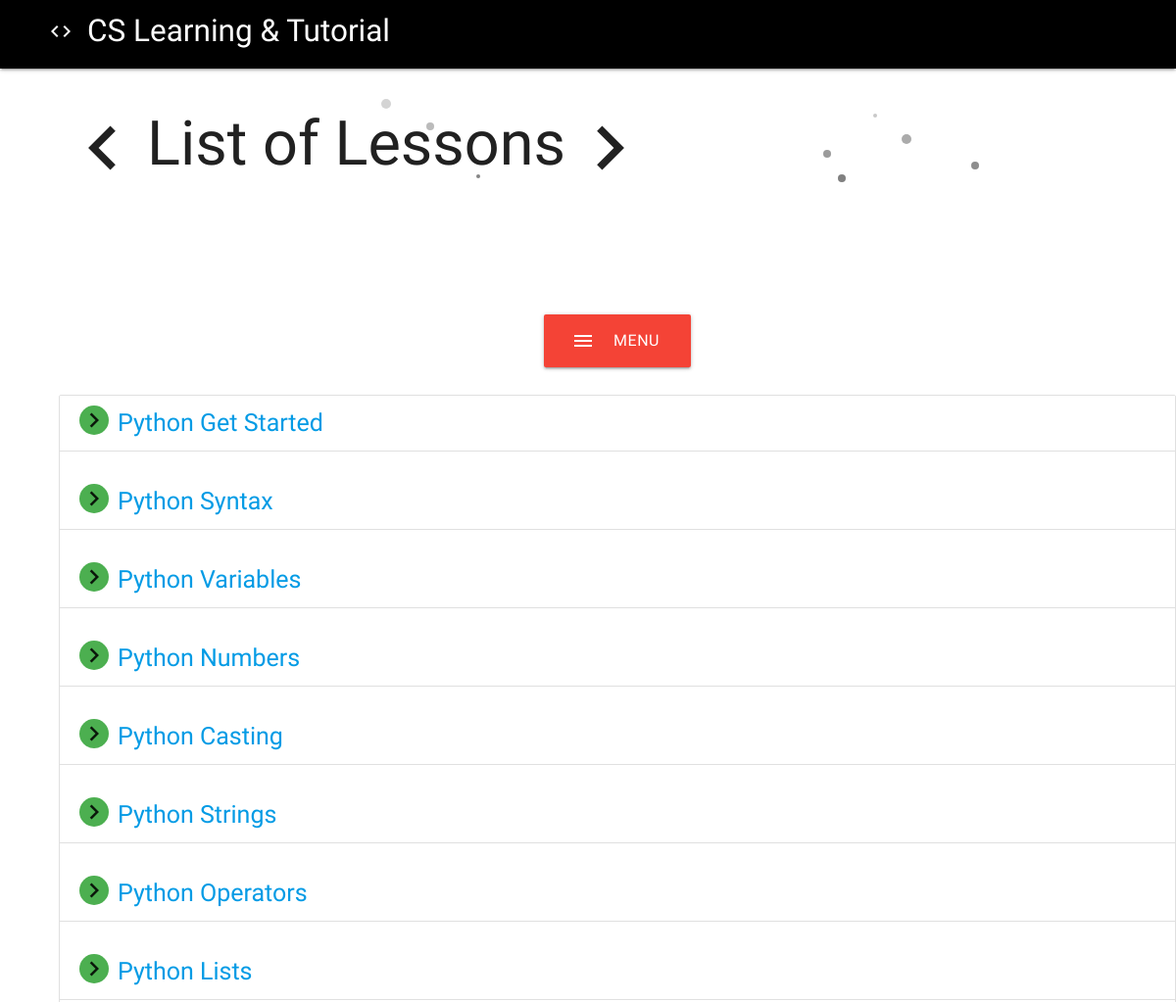
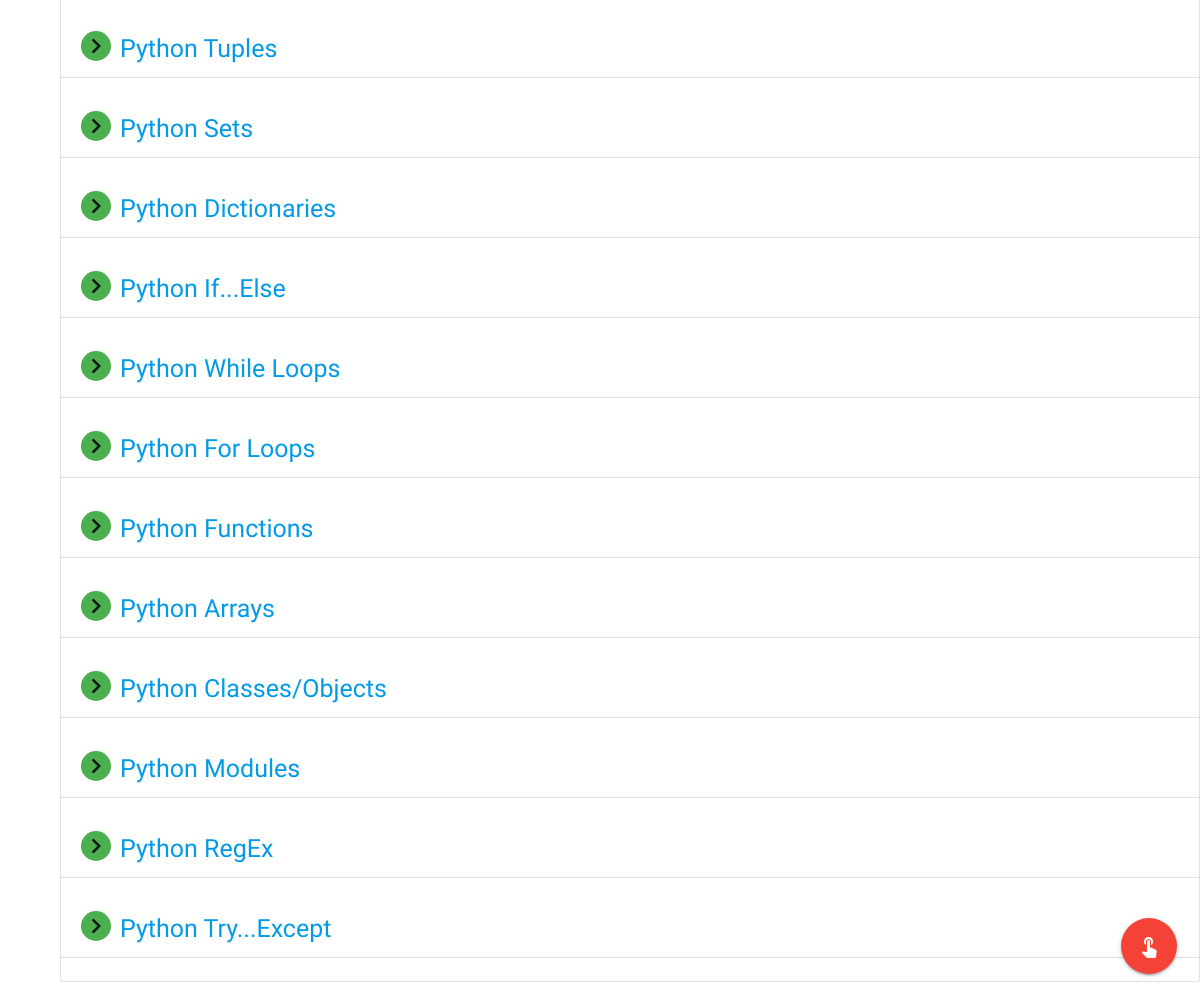
/tutorials/1/, run on the app's committed database (2 pictures, top to bottom).
### learnCS/models.py (models this page shows)
class Lesson(models.Model):
    title = models.CharField(max_length=256)
    content = models.TextField()
    course = models.ForeignKey(Course,related_name='lessons',on_delete = models.CASCADE)

### learnCS/views.py (the view)
# urls.py: path(r'tutorials/<int:course_id>/',views.index, name='index'),
def index(request,course_id):
    courses = Course.objects.all()
    course = Course.objects.get(pk=course_id)
    lessons = Lesson.objects.filter(course_id=course_id)
    data_dictionary = {'lessons':lessons,'courses':courses}
    return render(request,'learncs/user/index.html',data_dictionary)

### learnCS/templates/learncs/user/index.html (shortened to what this page needs)
{% load static %}
<!DOCTYPE html>
<html>
<head>
    <link rel="stylesheet" href="{% static 'css/style.css' %}">
    <link rel="stylesheet" href="{% static 'css/materialize.min.css' %}">
</head>
<body>
    <div class="header navbar-fixed">
        <nav class="nav-wraper black" role="navigation">
            <div class="nav-wrapper">
                <a id="logo-container" href="{% url 'homepage' %}" class="brand-logo logo"><i class="material-icons">code</i> CS Learning & Tutorial</a>
            </div>
        </nav>
    </div>
    <div id="wrapper-general" style="margin-left: 30px;">
            <h1 class="bubbles" id="taitaru"><i class="large material-icons" style="vertical-align:middle;">chevron_left</i>List of Lessons<i class="large material-icons" style="vertical-align: middle;">chevron_right</i></h1>
        <br>
     <div id="wrapper">
        <div class="row">
            <div class="container">
                <a href="#" data-target="slide-out" class="waves-effect waves-light btn-large sidenav-trigger red" ><i id="redbutton" class="material-icons left">menu</i>Menu out the <br></a>
            </div>
        </div>
    </div>
        <ul class="collection">
            {% for lesson in lessons %}
            <li class="collection-item"><i class="small material-icons circle green">chevron_right</i><a href="{% url 'detail' lesson.id %}" id="lesstitle">{{ lesson.title }}</a></li>
            <br>
            {% endfor %}
        </ul>
    </div>
    <div class="fixed-action-btn">
        <a class="btn-floating btn-large red">
          <i class="large material-icons">touch_app</i>
        </a>
    </div>
</body>
</html>

### learnCS/static/css/style.css (style rules this page uses)
body { overflow-x: hidden; }
#wrapper-general { padding-left: 30px; padding-top: 0px; margin-left: 30px; }
#wrapper-general a { font-size: 25px; }
a#lesstitle { margin-left: 9px; vertical-align: 4px; }
nav { margin: auto; color: white; font-size: 40px; float: right; }
a.brand-logo { color: white; font-display: middle; margin-left: 20px; }
a { color: black; }
#wrapper { display: -webkit-box; display: -ms-flexbox; display: flex; }
body { font-family: 'Exo 2', sans-serif; }
.sidenav-trigger { color: white; margin-top: 100px; }
nav .logo { margin-left: 50px; }
.nav-wraper.black { height: 70px; }
#wrapper a { font-size: 16px; }
.bubbles { display: inline-block; position: relative; text-align: center; }

### data on the page
Lesson: title "Python Get Started"
Lesson: title "Python Syntax"
Lesson: title "Python Variables"
Lesson: title "Python Numbers"
Lesson: title "Python Casting"
Lesson: title "Python Strings"
Lesson: title "Python Operators"
Lesson: title "Python Lists"
Lesson: title "Python Tuples"
Lesson: title "Python Sets"
Lesson: title "Python Dictionaries"
Lesson: title "Python If...Else"
Lesson: title "Python While Loops"
Lesson: title "Python For Loops"
Lesson: title "Python Functions"
Lesson: title "Python Arrays"
Lesson: title "Python Classes/Objects"
Lesson: title "Python Modules"
Lesson: title "Python RegEx"
Lesson: title "Python Try...Except"
